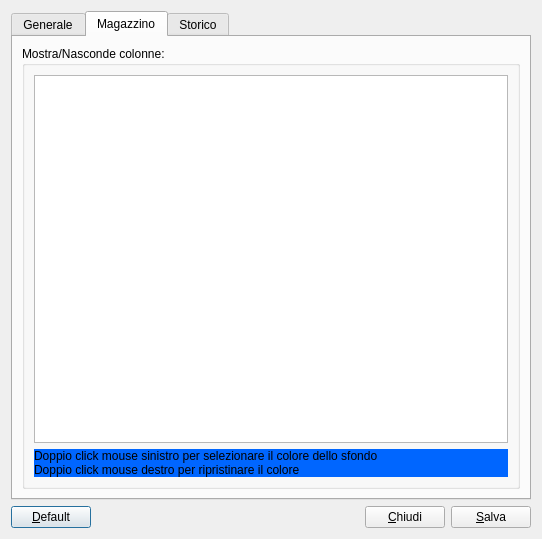
<?xml version="1.0" encoding="UTF-8"?>
<ui version="4.0">
 <class>OptionsMagazzinoDialog</class>
 <widget class="QDialog" name="OptionsMagazzinoDialog">
  <property name="geometry">
   <rect>
    <x>0</x>
    <y>0</y>
    <width>542</width>
    <height>539</height>
   </rect>
  </property>
  <property name="windowTitle">
   <string>Configura Magazzino</string>
  </property>
  <layout class="QVBoxLayout" name="verticalLayout">
   <item>
    <widget class="QTabWidget" name="tabWidget">
     <property name="currentIndex">
      <number>1</number>
     </property>
     <widget class="QWidget" name="tab_3">
      <attribute name="title">
       <string>Generale</string>
      </attribute>
      <layout class="QVBoxLayout" name="verticalLayout_3">
       <item>
        <layout class="QHBoxLayout" name="horizontalLayout_4" stretch="0,1">
         <item>
          <widget class="QLabel" name="label">
           <property name="text">
            <string>Codice IVA di default:</string>
           </property>
          </widget>
         </item>
         <item>
          <widget class="QComboBox" name="codIvaComboBox"/>
         </item>
        </layout>
       </item>
       <item>
        <spacer name="verticalSpacer">
         <property name="orientation">
          <enum>Qt::Vertical</enum>
         </property>
         <property name="sizeHint" stdset="0">
          <size>
           <width>20</width>
           <height>409</height>
          </size>
         </property>
        </spacer>
       </item>
      </layout>
     </widget>
     <widget class="QWidget" name="tab">
      <attribute name="title">
       <string>Magazzino</string>
      </attribute>
      <layout class="QHBoxLayout" name="horizontalLayout_2">
       <item>
        <widget class="QGroupBox" name="groupBox">
         <property name="title">
          <string>Mostra/Nasconde colonne:</string>
         </property>
         <layout class="QVBoxLayout" name="verticalLayout_2">
          <item>
           <widget class="QListWidget" name="magazzinoListView"/>
          </item>
          <item>
           <widget class="QLabel" name="label_2">
            <property name="styleSheet">
             <string notr="true">background-color: rgb(0, 102, 255);</string>
            </property>
            <property name="text">
             <string>Doppio click mouse sinistro per selezionare il colore dello sfondo
Doppio click mouse destro per ripristinare il colore</string>
            </property>
           </widget>
          </item>
         </layout>
        </widget>
       </item>
      </layout>
     </widget>
     <widget class="QWidget" name="tab_2">
      <attribute name="title">
       <string>Storico</string>
      </attribute>
      <layout class="QHBoxLayout" name="horizontalLayout_3">
       <item>
        <widget class="QGroupBox" name="groupBox_2">
         <property name="title">
          <string>Mostra/Nasconde colonne:</string>
         </property>
         <layout class="QVBoxLayout" name="verticalLayout_4">
          <item>
           <widget class="QListWidget" name="storicoListView"/>
          </item>
         </layout>
        </widget>
       </item>
      </layout>
     </widget>
    </widget>
   </item>
   <item>
    <layout class="QHBoxLayout" name="horizontalLayout">
     <item>
      <widget class="QPushButton" name="defaultButton">
       <property name="text">
        <string>&amp;Default</string>
       </property>
      </widget>
     </item>
     <item>
      <spacer name="horizontalSpacer">
       <property name="orientation">
        <enum>Qt::Horizontal</enum>
       </property>
       <property name="sizeHint" stdset="0">
        <size>
         <width>40</width>
         <height>20</height>
        </size>
       </property>
      </spacer>
     </item>
     <item>
      <widget class="QPushButton" name="closeButton">
       <property name="text">
        <string>&amp;Chiudi</string>
       </property>
      </widget>
     </item>
     <item>
      <widget class="QPushButton" name="saveButton">
       <property name="text">
        <string>&amp;Salva</string>
       </property>
      </widget>
     </item>
    </layout>
   </item>
  </layout>
 </widget>
 <resources/>
 <connections>
  <connection>
   <sender>closeButton</sender>
   <signal>clicked()</signal>
   <receiver>OptionsMagazzinoDialog</receiver>
   <slot>reject()</slot>
   <hints>
    <hint type="sourcelabel">
     <x>383</x>
     <y>518</y>
    </hint>
    <hint type="destinationlabel">
     <x>375</x>
     <y>538</y>
    </hint>
   </hints>
  </connection>
  <connection>
   <sender>saveButton</sender>
   <signal>clicked()</signal>
   <receiver>OptionsMagazzinoDialog</receiver>
   <slot>accept()</slot>
   <hints>
    <hint type="sourcelabel">
     <x>518</x>
     <y>513</y>
    </hint>
    <hint type="destinationlabel">
     <x>541</x>
     <y>538</y>
    </hint>
   </hints>
  </connection>
  <connection>
   <sender>saveButton</sender>
   <signal>clicked()</signal>
   <receiver>OptionsMagazzinoDialog</receiver>
   <slot>saveConfig()</slot>
   <hints>
    <hint type="sourcelabel">
     <x>486</x>
     <y>516</y>
    </hint>
    <hint type="destinationlabel">
     <x>487</x>
     <y>535</y>
    </hint>
   </hints>
  </connection>
  <connection>
   <sender>defaultButton</sender>
   <signal>clicked()</signal>
   <receiver>OptionsMagazzinoDialog</receiver>
   <slot>restoreToDefault()</slot>
   <hints>
    <hint type="sourcelabel">
     <x>74</x>
     <y>518</y>
    </hint>
    <hint type="destinationlabel">
     <x>144</x>
     <y>514</y>
    </hint>
   </hints>
  </connection>
  <connection>
   <sender>magazzinoListView</sender>
   <signal>doubleClicked(QModelIndex)</signal>
   <receiver>OptionsMagazzinoDialog</receiver>
   <slot>setColumnColor(QModelIndex)</slot>
   <hints>
    <hint type="sourcelabel">
     <x>222</x>
     <y>244</y>
    </hint>
    <hint type="destinationlabel">
     <x>540</x>
     <y>239</y>
    </hint>
   </hints>
  </connection>
  <connection>
   <sender>storicoListView</sender>
   <signal>doubleClicked(QModelIndex)</signal>
   <receiver>OptionsMagazzinoDialog</receiver>
   <slot>setColumnColor(QModelIndex)</slot>
   <hints>
    <hint type="sourcelabel">
     <x>171</x>
     <y>115</y>
    </hint>
    <hint type="destinationlabel">
     <x>539</x>
     <y>189</y>
    </hint>
   </hints>
  </connection>
 </connections>
 <slots>
  <slot>saveConfig()</slot>
  <slot>restoreToDefault()</slot>
  <slot>setColumnColorMagazzino(QModelIndex)</slot>
  <slot>setColumnColorStorico(QModelIndex)</slot>
  <slot>setColumnColor(QModelIndex)</slot>
 </slots>
</ui>
